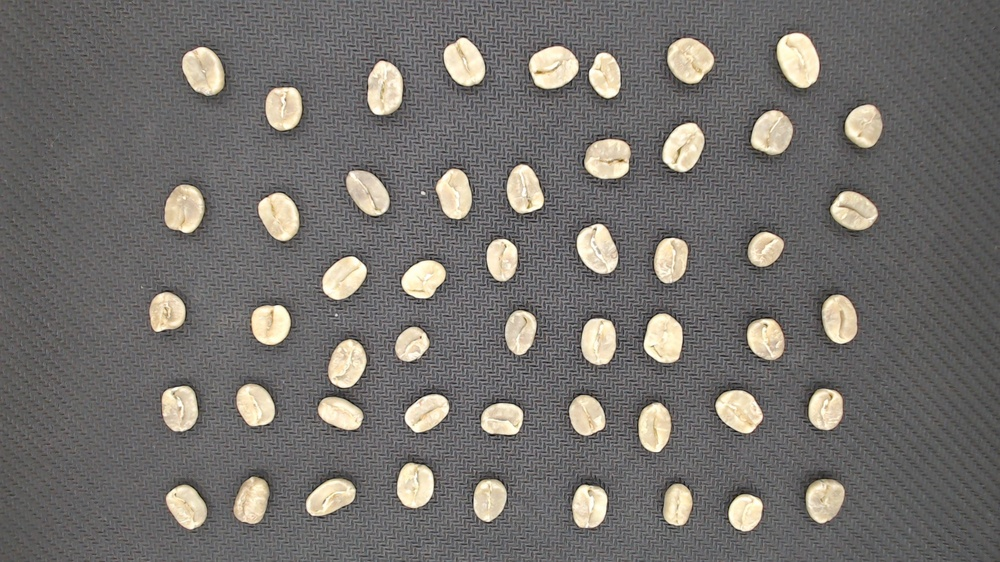
#> input picture images/arabica/JA05S01.jpg, 1000 x 562 px, shrunk from 1920 x 1080 before the run, given as the content of the folder 05-transparent/20230117/ARABIKA_nobg, which was not available
$ jupyter execute --allow-errors 07_features.ipynb   (older library calls are emulated)
#> lines starting #> are read from the running program, lines starting #| are printed output that depends on the picture; after the words box and inside, x2 and y2 are one past the last pixel; in counts of white or black regions, pixels touching at a corner belong together; pictures that were not available may be replaced by others from this repository, and a replacement may not be noted
[cell 1]
import sys
import math
import os
import pandas as pd
import time
import cv2
from openpyxl import load_workbook
import numpy as np
import mysql.connector as mc
from scipy.stats import skew, kurtosis
import getopt
from skimage.feature import greycomatrix, greycoprops

[cell 2]
# path of the folder containing the images
sourcePath = '05-transparent/20230117/ARABIKA_nobg'

[cell 3]
def ftr_extract(sourcePath):
#> called with sourcePath = '05-transparent/20230117/ARABIKA_nobg'
    for imagePath in os.listdir(sourcePath):

        # imagePath contains name of the image
        inputPath = os.path.join(sourcePath, imagePath)

        basename = os.path.basename(inputPath)

        image = cv2.imread(inputPath)
#> image is the input picture: shape (562, 1000, 3); mean B, G, R 108.8, 112.2, 115.3
        h,w,c = image.shape

        # --- COLOR FEATURES

        b, g, r = cv2.split(image)
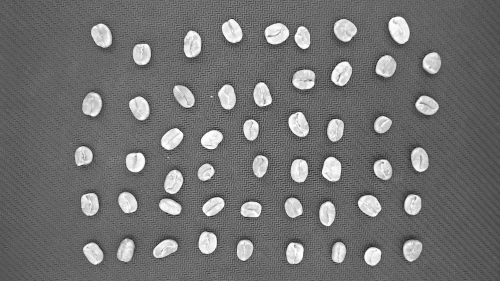
#> g: shape (562, 1000) (shown at 1/2 size); min 5, max 255, mean 112.2
        N = r.shape[0] * r.shape[1]
        # Mean
        r_mean = np.mean(r); g_mean = np.mean(g); b_mean = np.mean(b)
#> after `r_mean = np.mean(r)`: r_mean = 115.3
#> after `g_mean = np.mean(g)`: g_mean = 112.2
#> after `b_mean = np.mean(b)`: b_mean = 108.8
        r_sd = np.std(r); g_sd = np.std(g); b_sd = np.std(b)
#> after `r_sd = np.std(r)`: r_sd = 46.69
#> after `g_sd = np.std(g)`: g_sd = 42.98
#> after `b_sd = np.std(b)`: b_sd = 34.82
        r_var = np.var(r); g_var = np.var(g); b_var = np.var(b)
#> after `r_var = np.var(r)`: r_var = 2179.6
#> after `g_var = np.var(g)`: g_var = 1847.1
#> after `b_var = np.var(b)`: b_var = 1212.7
        r_skew = skew(r.reshape(-1)); g_skew = skew(g.reshape(-1)); b_skew = skew(b.reshape(-1))
#> after `r_skew = skew(r.reshape(-1))`: r_skew = 1.95
#> after `g_skew = skew(g.reshape(-1))`: g_skew = 1.89
#> after `b_skew = skew(b.reshape(-1))`: b_skew = 1.57
        r_kurt = kurtosis(r.reshape(-1)); g_kurt = kurtosis(g.reshape(-1)); b_kurt = kurtosis(b.reshape(-1))
#> after `r_kurt = kurtosis(r.reshape(-1))`: r_kurt = 2.83
#> after `g_kurt = kurtosis(g.reshape(-1))`: g_kurt = 2.84
#> after `b_kurt = kurtosis(b.reshape(-1))`: b_kurt = 2.41

        hsv = cv2.cvtColor(image, cv2.COLOR_BGR2HSV)
#> hsv: shape (562, 1000, 3); mean H, S, V 76.4, 13.2, 115.8
        h, s, v = cv2.split(hsv)
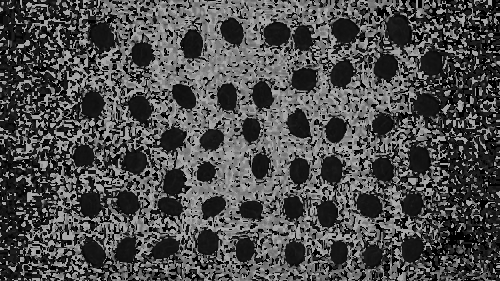
#> h: shape (562, 1000) (shown at 1/2 size); min 0, max 179, mean 76.4
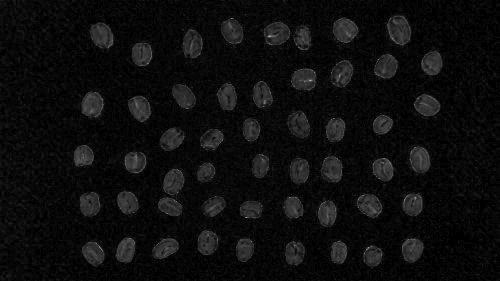
#> s: shape (562, 1000) (shown at 1/2 size); min 0, max 255, mean 13.2
        h_mean = np.mean(h); s_mean = np.mean(s); v_mean = np.mean(v)
#> after `h_mean = np.mean(h)`: h_mean = 76.41
#> after `s_mean = np.mean(s)`: s_mean = 13.19
#> after `v_mean = np.mean(v)`: v_mean = 115.8
        h_sd = np.std(h); s_sd = np.std(s); v_sd = np.std(v)
#> after `h_sd = np.std(h)`: h_sd = 67.3
#> after `s_sd = np.std(s)`: s_sd = 16.66
#> after `v_sd = np.std(v)`: v_sd = 46.54
        h_var = np.var(h); s_var = np.var(s); v_var = np.var(v)
#> after `h_var = np.var(h)`: h_var = 4529.1
#> after `s_var = np.var(s)`: s_var = 277.6
#> after `v_var = np.var(v)`: v_var = 2166.1
        h_skew = skew(h.reshape(-1)); s_skew = skew(s.reshape(-1)); v_skew = skew(v.reshape(-1))
#> after `h_skew = skew(h.reshape(-1))`: h_skew = 0.225
#> after `s_skew = skew(s.reshape(-1))`: s_skew = 2.36
#> after `v_skew = skew(v.reshape(-1))`: v_skew = 1.94
        h_kurt = kurtosis(h.reshape(-1)); s_kurt = kurtosis(s.reshape(-1)); v_kurt = kurtosis(v.reshape(-1))
#> after `h_kurt = kurtosis(h.reshape(-1))`: h_kurt = -1.72
#> after `s_kurt = kurtosis(s.reshape(-1))`: s_kurt = 6.59
#> after `v_kurt = kurtosis(v.reshape(-1))`: v_kurt = 2.81

        # Convert the BGR image to Lab
        Lab = cv2.cvtColor(image, cv2.COLOR_BGR2Lab)
#> Lab: shape (562, 1000, 3); mean of channels 0, 1, 2 119.9, 128.6, 130.1
        L, a, b = cv2.split(Lab)
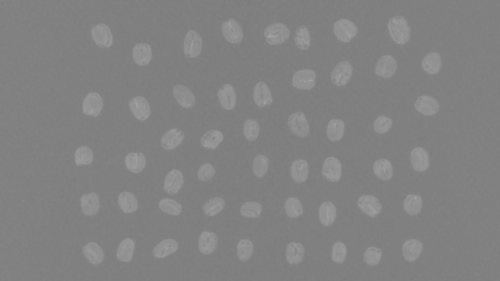
#> b: shape (562, 1000) (shown at 1/2 size); min 121, max 169, mean 130.1
        CIEL_mean = np.mean(L); CIEa_mean = np.mean(a); CIEb_mean = np.mean(b)
#> after `CIEL_mean = np.mean(L)`: CIEL_mean = 119.9
#> after `CIEa_mean = np.mean(a)`: CIEa_mean = 128.6
#> after `CIEb_mean = np.mean(b)`: CIEb_mean = 130.1
        CIEL_sd = np.std(L); CIEa_sd = np.std(a); CIEb_sd = np.std(b)
#> after `CIEL_sd = np.std(L)`: CIEL_sd = 42.23
#> after `CIEa_sd = np.std(a)`: CIEa_sd = 1.2
#> after `CIEb_sd = np.std(b)`: CIEb_sd = 5.63
        CIEL_var = np.var(L); CIEa_var = np.var(a); CIEb_var = np.var(b)
#> after `CIEL_var = np.var(L)`: CIEL_var = 1783.8
#> after `CIEa_var = np.var(a)`: CIEa_var = 1.45
#> after `CIEb_var = np.var(b)`: CIEb_var = 31.65
        CIEL_skew = skew(L.reshape(-1)); CIEa_skew = skew(a.reshape(-1)); CIEb_skew = skew(b.reshape(-1))
#> after `CIEL_skew = skew(L.reshape(-1))`: CIEL_skew = 1.77
#> after `CIEa_skew = skew(a.reshape(-1))`: CIEa_skew = 0.331
#> after `CIEb_skew = skew(b.reshape(-1))`: CIEb_skew = 2.33
        CIEL_kurt = kurtosis(L.reshape(-1));  CIEa_kurt = kurtosis(a.reshape(-1)); CIEb_kurt = kurtosis(b.reshape(-1))
#> after `CIEL_kurt = kurtosis(L.reshape(-1))`: CIEL_kurt = 2.51
#> after `CIEa_kurt = kurtosis(a.reshape(-1))`: CIEa_kurt = 3.45
#> after `CIEb_kurt = kurtosis(b.reshape(-1))`: CIEb_kurt = 4.41

        # --- TEXTURAL FEATURES

        gray = cv2.cvtColor(image, cv2.COLOR_BGR2GRAY)
        angle1 = 0; angle2 = np.pi/4; angle3 = np.pi/2; angle4 = 3 * np.pi / 4;

        graycom1 = greycomatrix(gray, [1], [angle1], levels=256)
        contrast0 = greycoprops(graycom1, 'contrast')
#> contrast0 = [253.5]
        dissimilarity0 = greycoprops(graycom1, 'dissimilarity')
#> dissimilarity0 = [10.01]
        homogeneity0 = greycoprops(graycom1, 'homogeneity')
#> homogeneity0 = [0.138]
        asm0 = greycoprops(graycom1, 'ASM')
#> asm0 = [0.000455]
        energy0 = greycoprops(graycom1, 'energy')
#> energy0 = [0.0213]
        correlation0 = greycoprops(graycom1, 'correlation')
#> correlation0 = [0.932]

        graycom2 = greycomatrix(gray, [1], [angle2], levels=256)
        contrast45 = greycoprops(graycom2, 'contrast')
#> contrast45 = [505.8]
        dissimilarity45 = greycoprops(graycom2, 'dissimilarity')
#> dissimilarity45 = [15.21]
        homogeneity45 = greycoprops(graycom2, 'homogeneity')
#> homogeneity45 = [0.0921]
        asm45 = greycoprops(graycom2, 'ASM')
#> asm45 = [0.000319]
        energy45 = greycoprops(graycom2, 'energy')
#> energy45 = [0.0178]
        correlation45 = greycoprops(graycom2, 'correlation')
#> correlation45 = [0.864]

        graycom3 = greycomatrix(gray, [1], [angle3], levels=256)
        contrast90 = greycoprops(graycom3, 'contrast')
#> contrast90 = [323.5]
        dissimilarity90 = greycoprops(graycom3, 'dissimilarity')
#> dissimilarity90 = [11.5]
        homogeneity90 = greycoprops(graycom3, 'homogeneity')
#> homogeneity90 = [0.134]
        asm90 = greycoprops(graycom3, 'ASM')
#> asm90 = [0.000434]
        energy90 = greycoprops(graycom3, 'energy')
#> energy90 = [0.0208]
        correlation90 = greycoprops(graycom3, 'correlation')
#> correlation90 = [0.913]

        graycom4 = greycomatrix(gray, [1], [angle4], levels=256)
        contrast135 = greycoprops(graycom4, 'contrast')
#> contrast135 = [500]
        dissimilarity135 = greycoprops(graycom4, 'dissimilarity')
#> dissimilarity135 = [15.17]
        homogeneity135 = greycoprops(graycom4, 'homogeneity')
#> homogeneity135 = [0.0918]
        asm135 = greycoprops(graycom4, 'ASM')
#> asm135 = [0.000319]
        energy135 = greycoprops(graycom4, 'energy')
#> energy135 = [0.0179]
        correlation135 = greycoprops(graycom4, 'correlation')
#> correlation135 = [0.865]

        rgb = cv2.cvtColor(image, cv2.COLOR_BGR2RGB)
        h, w, c = rgb.shape
        rectangle = (0, 0, h - 1, w - 1)
        mask = np.zeros(image.shape[:2], np.uint8)
        bgdModel = np.zeros((1, 65), np.float64)
        fgdModel = np.zeros((1, 65), np.float64)
        cv2.grabCut(image, mask, rectangle, bgdModel, fgdModel, 5, cv2.GC_INIT_WITH_RECT)
        mask2 = np.where((mask == 2) | (mask == 0), 0, 1).astype('uint8')
        image_ = image * mask2[:, :, np.newaxis]
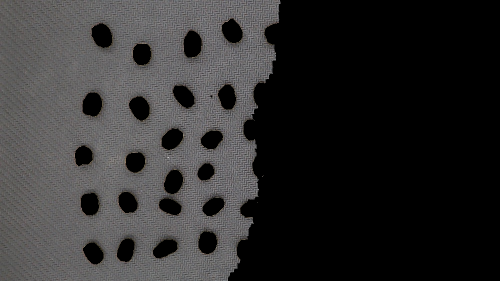
#> image_: shape (562, 1000, 3) (shown at 1/2 size); mean B, G, R 46.5, 46.4, 47.2

        # Make Transparent
        tmp_ = cv2.cvtColor(image_, cv2.COLOR_BGR2GRAY)
        th, a_ = cv2.threshold(tmp_, 0, 255, cv2.THRESH_BINARY + cv2.THRESH_OTSU)
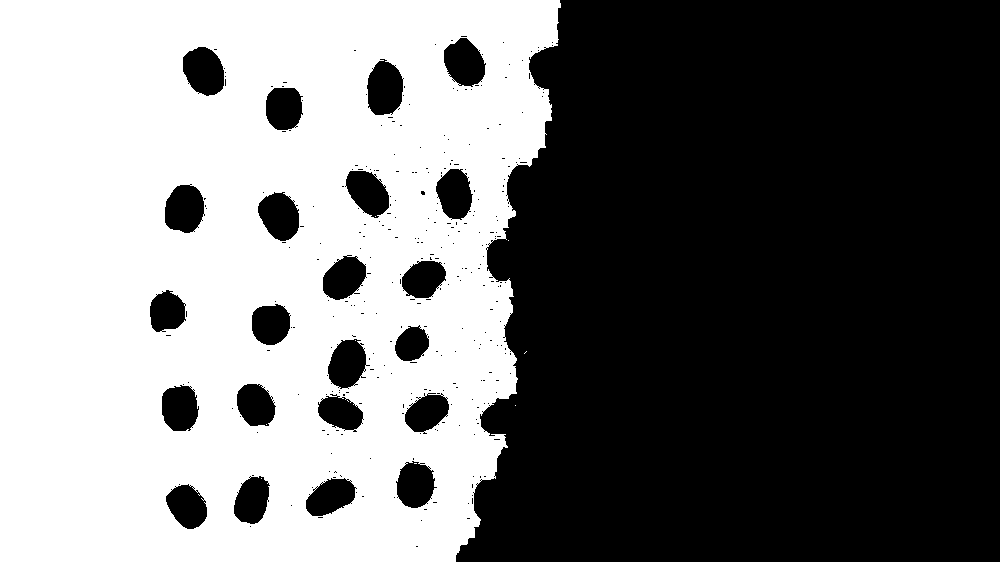
#> a_: shape (562, 1000); 45.8% white; 10 white regions (9 under 20 px), largest, box (x1, y1, x2, y2) and area: (0, 0, 561, 562) 257572
#> th = 50
        b, g, r, = cv2.split(image_)
        rgba = [r, g, b, a_]
        nobg = cv2.merge(rgba, 4)
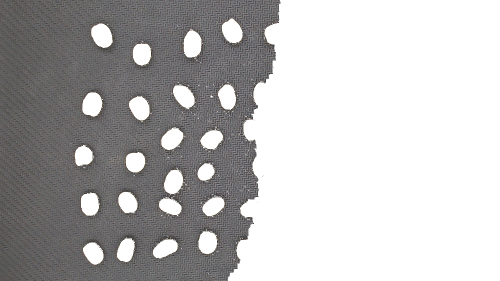
#> nobg: shape (562, 1000, 4) (shown at 1/2 size); mean R, G, B, A 47.2, 46.4, 46.5, 116.9; transparent parts drawn white
        image = cv2.cvtColor(nobg, cv2.COLOR_RGB2BGR)

        gray = cv2.cvtColor(image, cv2.COLOR_BGR2GRAY)
        blank = np.zeros(image.shape, dtype='uint8')
        ret, thresh = cv2.threshold(gray, 30, 255, cv2.THRESH_BINARY)
#> thresh: shape (562, 1000); 46% white; 4 white regions (3 under 20 px)
        # edges = cv2.Canny(thresh, 50, 200)

        contour, hierarchy = cv2.findContours(thresh, cv2.RETR_EXTERNAL, cv2.CHAIN_APPROX_NONE)
#> contour = 4 contours, 3 with area under 20; largest, box (x1, y1, x2, y2) and area: (0, 0, 561, 562) 286298
        cv2.drawContours(blank, contour, -1, (0, 0, 255), 1)
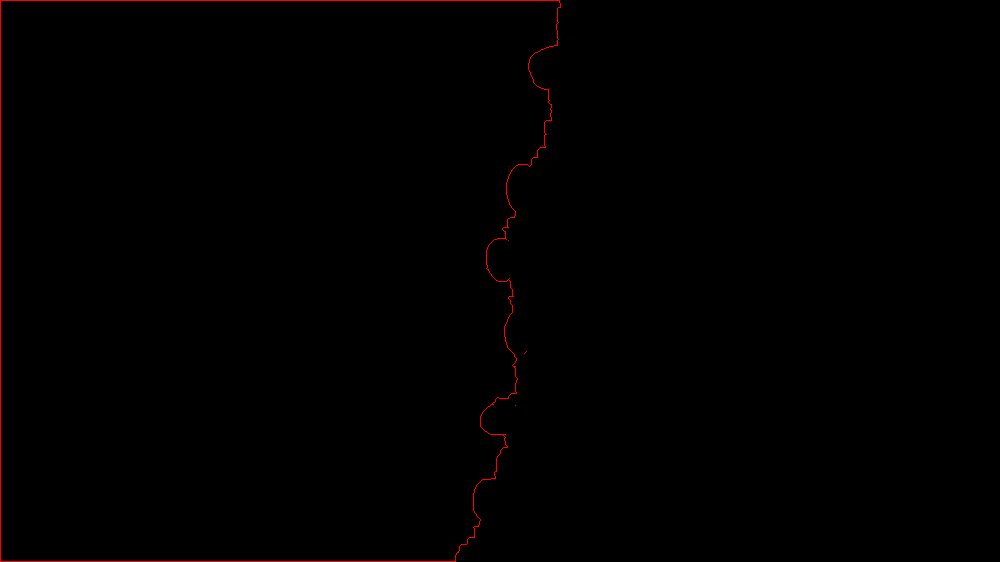
#> blank: shape (562, 1000, 3); mean of channels 0, 1, 2 0, 0, 1; drawn as B, G, R
        # numContour = len(contour)

        cnt = contour[0]
#> cnt = [[515, 405]]

        # PERIMETER
        perimeter = cv2.arcLength(cnt, True)
#> perimeter = 0

        # AREA
        area = cv2.contourArea(cnt, False)
#> area = 0

        # ROUNDNESS
        roundness = 4 * math.pi * area / (perimeter * perimeter)

        # EQUIVALENT DIAMETER --- the diameter of the circle whose area is same as the contour area.
        equiv_diameter = np.sqrt(4 * area / np.pi)

        # COMPLEXITY
        complexity = (perimeter * perimeter) / area

        # ASPECT RATIO  --- the ratio of width to height of bounding rect of the object
        rx, ry, width, height = cv2.boundingRect(cnt)
        if height > width:
            objWidth = width
            objHeight = height
        else:
            objWidth = height
            objHeight = width
        aspect_ratio = objWidth / objHeight

        # EXTENT --- the ratio of contour area to bounding rectangle area
        rect_area = width * height
        extent = area / rect_area

        # CONVEX HULL
        convex = cv2.convexHull(cnt)
        convex_perimeter = cv2.arcLength(convex, True)
        ConvexArea_ = cv2.contourArea(convex, False)

        # SOLIDITY --- the ratio of contour area to its convex hull area.
        solidity = area / ConvexArea_

        (px, py), (Ma, ma), angle = cv2.fitEllipse(cnt)
        axLengthRatio = Ma / ma
        MinorAxis = ma
        MajorAxis = Ma

        compactness = math.sqrt(equiv_diameter / Ma)

        SF1 = Ma / area

        SF2 = ma / area

        SF3 = area / ((Ma / 2) * (Ma / 2) * np.pi)

        SF4 = area / ((Ma / 2) * (ma / 2) * np.pi)
        label = 'ARABICA'

        mydb = mc.connect(
            host="localhost",
            user="root",
            password="",
            database="cvs"
        )
        mycursor = mydb.cursor()

        sql = "INSERT INTO features(r_mean, g_mean, b_mean, r_sd, g_sd, b_sd, r_var, g_var, b_var, r_skew, g_skew, b_skew, r_kurt, g_kurt, b_kurt," \
              "h_mean, s_mean, v_mean, h_sd, s_sd, v_sd, h_var, s_var, v_var, h_skew, s_skew, v_skew, h_kurt, s_kurt, v_kurt," \
              "CIEL_mean, CIEa_mean, CIEb_mean, CIEL_sd, CIEa_sd, CIEb_sd, CIEL_var, CIEa_var, CIEb_var, CIEL_skew, CIEa_skew, CIEb_skew, CIEL_kurt, CIEa_kurt, CIEb_kurt," \
              "contrast0, contrast45, contrast90, contrast135, dissimilarity0, dissimilarity45, dissimilarity90, dissimilarity135," \
              "homogeneity0, homogeneity45, homogeneity90, homogeneity135, asm0, asm45, asm90, asm135, energy0, energy45, energy90, energy135," \
              "correlation0, correlation45, correlation90, correlation135, " \
              "area, perimeter, roundness, equiv_diameter, complexity, aspect_ratio, extent, solidity," \
              "minor_axis_length, major_axis_length, compactness, convex_area, SF1, SF2, SF3, SF4) VALUES( " \
              " %s, %s, %s, %s, %s, %s, %s, %s, %s, %s, %s, %s, %s, %s, %s, " \
              " %s, %s, %s, %s, %s, %s, %s, %s, %s, %s, %s, %s, %s, %s, %s, " \
              " %s, %s, %s, %s, %s, %s, %s, %s, %s, %s, %s, %s, %s, %s, %s, " \
              " %s, %s, %s, %s, %s, %s, %s, %s, " \
              " %s, %s, %s, %s, %s, %s, %s, %s, %s, %s, %s, %s, " \
              " %s, %s, %s, %s, " \
              " %s, %s, %s, %s, %s, %s, %s, %s, %s, %s, %s, %s, %s, %s, %s, %s)"
        val = [float(r_mean), float(g_mean), float(b_mean), float(r_sd), float(g_sd), float(b_sd), float(r_var), float(g_var), float(b_var), float(r_skew), float(g_skew), float(b_skew), float(r_kurt), float(g_kurt), float(b_kurt),
                float(h_mean), float(s_mean), float(v_mean), float(h_sd), float(s_sd), float(v_sd), float(h_var), float(s_var), float(v_var), float(h_skew), float(s_skew), float(v_skew), float(h_kurt), float(s_kurt), float(v_kurt),
                float(CIEL_mean), float(CIEa_mean), float(CIEb_mean), float(CIEL_sd), float(CIEa_sd), float(CIEb_sd), float(CIEL_var), float(CIEa_var), float(CIEb_var), float(CIEL_skew), float(CIEa_skew), float(CIEb_skew), float(CIEL_kurt), float(CIEa_kurt), float(CIEb_kurt),
                float(contrast0), float(contrast45), float(contrast90), float(contrast135), float(dissimilarity0), float(dissimilarity45), float(dissimilarity90), float(dissimilarity135),
                float(homogeneity0), float(homogeneity45), float(homogeneity90), float(homogeneity135), float(asm0), float(asm45), float(asm90), float(asm135), float(energy0), float(energy45), float(energy90), float(energy135),
                float(correlation0), float(correlation45), float(correlation90), float(correlation135),
                float(area), float(perimeter), float(roundness), float(equiv_diameter), float(complexity), float(aspect_ratio), float(extent),
                float(solidity),  float(MinorAxis), float(MajorAxis), float(compactness), float(ConvexArea_), float(SF1), float(SF2), float(SF3), float(SF4)]

        mycursor.execute(sql, val)
        mydb.commit()


        #df = pd.DataFrame(list(zip([basename], [r_mean])))

        #print(df)
        #df.to_excel('database.xlsx')
